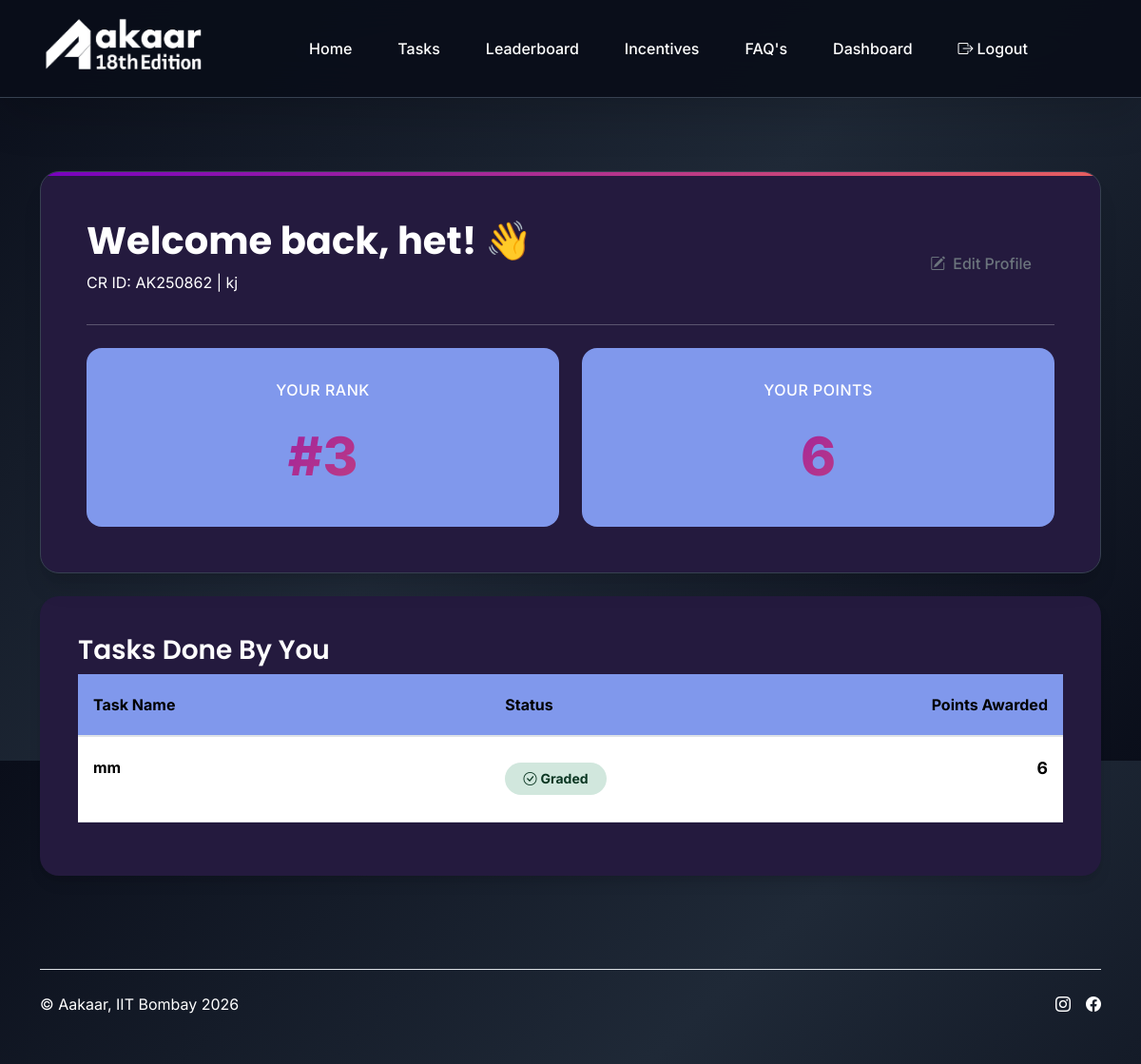
Screenshot of /cr/dashboard (signed in) with the database file from the repository.
### aakarapp/models.py (models this page shows, shortened)
class TaskZero(models.Model):
    crid = models.CharField(max_length=10)
    names = models.CharField(max_length = 200)
    username = models.CharField(max_length = 200)
    email = models.CharField(max_length = 200)
    emails = models.CharField(max_length = 200)
    colgName = models.CharField(max_length = 200)
    state = models.CharField(max_length = 200)
    city = models.CharField(max_length=200, default='')
    mobileNo = models.CharField(max_length=10)
    dept = models.CharField(max_length = 200)
    whatsappNo = models.CharField(max_length = 10)
    pincode = models.CharField(max_length = 6)
    address = models.CharField(max_length = 200)

class Submission(models.Model):
    task = models.ForeignKey(Task, on_delete=models.CASCADE)
    user = models.ForeignKey(User, on_delete=models.CASCADE)
    link = models.URLField(max_length=200, blank=True, null=True)
    file = models.FileField(upload_to='submissions/', blank=True, null=True)
    submitted_at = models.DateTimeField(auto_now_add=True)
    marks = models.IntegerField(default=0)
    graded = models.BooleanField(default=False)

class Task(models.Model):
    title = models.CharField(max_length=200)
    description = models.TextField()
    points = models.IntegerField(default=100)
    deadline = models.DateTimeField(null=True, blank=True, help_text="Optional: The task will disappear after this date.")

### aakarapp/views.py (the view)
# urls.py: path('dashboard', views.dashboard, name="dashboard"),
@login_required
def dashboard(request):
    if request.user.is_superuser:
        return redirect('/admin/')
    try:
        profile = TaskZero.objects.get(username=request.user.username)
        is_filled = True
    except TaskZero.DoesNotExist:
        profile = None
        is_filled = False
    current_user_score_data = Submission.objects.filter(user=request.user).aggregate(
        total_score=Coalesce(Sum('marks'), 0)
    )
    current_user_score = current_user_score_data['total_score']
    users_with_scores = User.objects.filter(is_superuser=False, is_active=True).annotate(
        total_score=Coalesce(Sum('submission__marks'), 0)
    )
    higher_scorers_count = users_with_scores.filter(total_score__gt=current_user_score).count()
    tie_breakers_count = users_with_scores.filter(
        total_score=current_user_score,
        id__lt=request.user.id
    ).count()
    current_user_rank = higher_scorers_count + tie_breakers_count + 1
    completed_tasks = Submission.objects.filter(user=request.user).select_related('task').order_by('-submitted_at')
    context = {
        'user': request.user,
        'CRID': getattr(profile, 'crid', None),
        'is_filled': is_filled,
        'current_obj': profile,
        'points': current_user_score,
        'rank': current_user_rank, # Use the new, consistent rank
        'completed_tasks': completed_tasks,
    }
    return render(request, "dashboard.html", context)

### aakarapp/templates/dashboard.html (shortened to what this page needs)
{% extends 'base.html' %}
{% load static %}
{% block content %}
<div class="container dashboard-container">
    <div class="row mb-4">
        <div class="col-lg-12">
            <div class="profile-header">
                <div class="row align-items-center">
                    <div class="col-md-8">
                        <h2 class="mb-2">Welcome back, {{ user.first_name }}! 👋</h2>
                        <p class="text-muted">CR ID: {{ CRID }} | {{ current_obj.colgName }}</p>
                    </div>
                    <div class="col-md-4 text-md-end mt-3 mt-md-0">
                        <button type="button" class="btn btn-outline-secondary" data-bs-toggle="modal" data-bs-target="#updateProfileModal">
                            <i class="bi bi-pencil-square me-2"></i>Edit Profile
                        </button>
                    </div>
                </div>
                <hr>
                <div class="row mt-4">
                    <div class="col-md-6 mb-3 mb-md-0">
                        <div class="stat-card">
                            <div class="stat-title">Your Rank</div>
                            <div class="stat-value">#{{ rank }}</div>
                        </div>
                    </div>
                    <div class="col-md-6">
                        <div class="stat-card">
                            <div class="stat-title">Your Points</div>
                            <div class="stat-value">{{ points }}</div>
                        </div>
                    </div>
                </div>
            </div>
        </div>
    </div>
    <div class="row">
        <div class="col-lg-12">
            <div class="history-table">
                <h3>Tasks Done By You</h3>
                <div class="table-responsive">
                    <table class="table table-hover">
                        <thead>
                            <tr>
                                <th scope="col">Task Name</th>
                                <th scope="col">Status</th>
                                <th scope="col" class="text-end">Points Awarded</th>
                            </tr>
                        </thead>
                        <tbody>
                            {% for submission in completed_tasks %}
                            <tr>
                                <td>
                                    <div>
                                        <strong>{{ submission.task.title }}</strong>
                                        <div class="text-muted small mt-1">
                                            <i class="bi bi-calendar3 me-1"></i>Submitted: {{ submission.submitted_at|date:"d M Y" }}
                                        </div>
                                    </div>
                                </td>
                                <td>
                                    {% if submission.graded %}
                                    <span class="badge bg-success-subtle text-success-emphasis rounded-pill">
                                        <i class="bi bi-check-circle me-1"></i>Graded
                                    </span>
                                    {% else %}
                                    <span class="badge bg-warning-subtle text-warning-emphasis rounded-pill">
                                        <i class="bi bi-clock me-1"></i>Pending Review
                                    </span>
                                    {% endif %}
                                </td>
                                <td class="text-end">
                                    <strong style="font-size: 1.1rem;">{{ submission.marks }}</strong>
                                    <small class="text-muted d-block">points</small>
                                </td>
                            </tr>
                            {% endfor %}
                        </tbody>
                    </table>
                </div>
            </div>
        </div>
    </div>
</div>
{% endblock %}

### aakarapp/static/css/theme.css (style rules this page uses)
:root { --background-color: #0a0e1a; --background-secondary: #111827; --card-background: #241a3e; --card-background-hover: #374151; --primary-color: #7701c0; --primary-hover: #e7e7e7; --primary-light: #ffffff; --secondary-color: #ed4d4d; --secondary-hover: #00cdff; --accent-purple: #8b5cf6; --accent-pink: #ec4899; --accent-orange: #f59e0b; --accent-green: #10b981; --text-color: #ffffff; --text-color-strong: #ffffff; --text-muted-color: #ffffff; --text-dark-muted: #6b7280; --border-color: #374151; --border-light: #4b5563; --surface-elevated: #8098ec; --gradient-primary: linear-gradient(135deg, var(--primary-color) 0%, #e75f5f 100%); --gradient-accent: linear-gradient(135deg, var(--accent-purple) 0%, var(--accent-pink) 100%); --gradient-hero: linear-gradient(135deg, #0a0e1a 0%, #1f2937 50%, #0a0e1a 100%); --font-family-primary: 'Inter', -apple-system, BlinkMacSystemFont, sans-serif; --font-family-heading: 'Poppins', -apple-system, BlinkMacSystemFont, sans-serif; --shadow-sm: 0 1px 2px 0 rgba(0, 0, 0, 0.05); --shadow-md: 0 4px 6px -1px rgba(0, 0, 0, 0.1), 0 2px 4px -1px rgba(0, 0, 0, 0.06); --shadow-lg: 0 10px 15px -3px rgba(0, 0, 0, 0.1), 0 4px 6px -2px rgba(0, 0, 0, 0.05); --shadow-xl: 0 20px 25px -5px rgba(0, 0, 0, 0.1), 0 10px 10px -5px rgba(0, 0, 0, 0.04); --shadow-glow: 0 0 20px rgba(99, 102, 241, 0.3); }
body { height: 100vh; width: 100vw; background-color: #161733; background-size: cover; background-attachment: fixed; background-position: center; color: var(--text-color); font-family: var(--font-family-primary); padding-top: 80px; margin: 0; }
h1, h2, h3, h4, h5, h6 { color: var(--text-color-strong); font-family: var(--font-family-heading); font-weight: 600; }
.text-muted { color: var(--text-muted-color) !important; }
.btn { font-weight: 500; border-radius: 12px; padding: 0.75rem 1.5rem; transition: all 0.3s ease; border: none; }

### aakarapp/templates/base.html (style rules this page uses)
body { display: flex; flex-direction: column; min-height: 100vh; }

### aakarapp/templates/dashboard.html (style rules this page uses)
body { background: var(--gradient-hero); color: var(--text-color); }
.dashboard-container { padding-top: 100px; padding-bottom: 50px; font-family: var(--font-family-primary); }
.profile-header { background: var(--card-background); padding: 3rem; border-radius: 20px; border: 1px solid var(--border-color); box-shadow: var(--shadow-xl); position: relative; overflow: hidden; }
.profile-header::before { content: ''; position: absolute; top: 0; left: 0; right: 0; height: 4px; background: var(--gradient-primary); }
.profile-header h2 { font-weight: 700; font-family: var(--font-family-heading); font-size: 2.5rem; }
.stat-card { background: var(--surface-elevated); padding: 2rem; border-radius: 16px; text-align: center; transition: all 0.3s ease; }
.stat-card .stat-title { font-size: 1rem; font-weight: 500; text-transform: uppercase; letter-spacing: 0.5px; margin-bottom: 1rem; }
.stat-card .stat-value { font-size: 3.5rem; font-weight: 800; background: var(--gradient-primary); -webkit-background-clip: text; -webkit-text-fill-color: transparent; background-clip: text; }
.history-table { background: var(--card-background); border-radius: 20px; padding: 2.5rem; box-shadow: var(--shadow-lg); }
.history-table h3 { font-family: var(--font-family-heading); font-size: 1.75rem; }
.table thead th { border-bottom-width: 2px; background: var(--surface-elevated); }
.table td, .table th { vertical-align: middle; padding: 1.25rem 1rem; }
.badge { font-size: 0.875rem; padding: 0.6rem 1.2rem; border-radius: 20px; }

### rows the page displays
TaskZero: crid "AK250862", colgName "kj"
Submission: task "mm", graded True (drawn), marks "6"

### other values shown
{{ user.first_name }} "het"
{{ rank }} "3"
{{ points }} "6"
